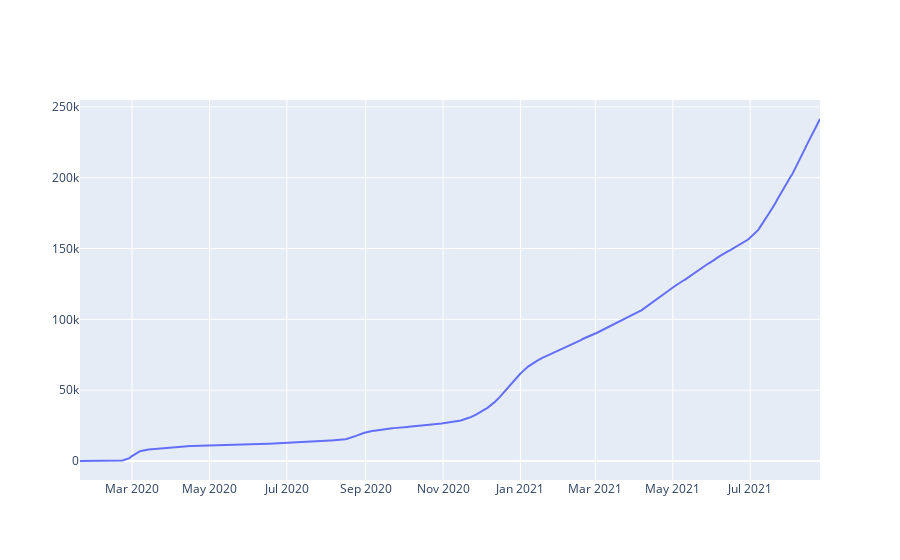

The cell this chart's notebook holds for it:
### Code cell
import plotly.graph_objs as go
import plotly.offline as py

fig = go.Figure()

# 누적 확진자 수
fig.add_trace(
    go.Scatter(
        x=df.date,
        y=df.total_confirmed,
        name='total confirmed in Korea'
    )
)

### Figure 1 — Plotly figure (JSON) as saved in the notebook; plotly's stock layout.template omitted (floating-point values rounded to 4 significant figures; data arrays with more than 128 entries replaced by an {"elided": "..."} marker saying what was removed)
{"data": [{"name": "total confirmed in Korea", "type": "scatter", "x": {"elided": "584 str values"}, "y": {"elided": "584 int values"}}], "layout": {}}
